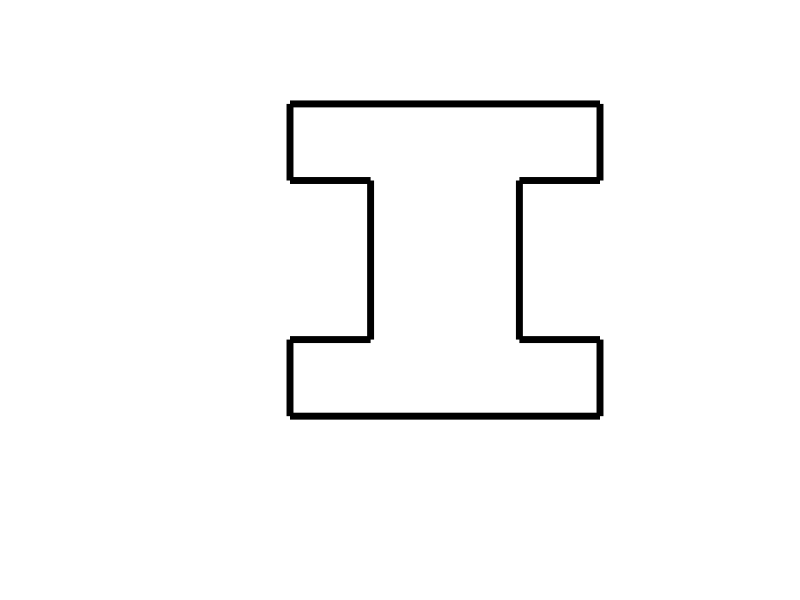

MATLAB code for this plot: (Note: this script raises an error after producing the figure.)
%Generates *.xml scripts for Moodle Embedded answers [cloze] 
%question name - I beam level 1
%Created by Stecia-Marie Fletcher for the project ,'Intoducing e-learning
%environments to the Biomedical Engineering Programme', supervised by Dr. Pilar 
%Garcia Souto
%UCL Department: Medical Physics and Bioengineering
%Date: July 2014
%version 1.0


ibeam=fopen('ibeam.xml','w');

fprintf(ibeam,'%s','<?xml version="1.0" encoding="UTF-8"?>');
fprintf(ibeam,'\n%s','<quiz>');

for i =1:1:100
    
%%%%%%%START PLOTTING I-BEAM%%%%%%%%%%%%%%%

W=randi([20,30]);
m=plot([0,W],[0,0],'Color','black','linewidth',5);

hold on

l1=randi([10,15]);
plot([0,0],[0,l1],'Color','black','linewidth',5);

plot([W,W],[0,l1],'Color','black','linewidth',5);

w=randi([7,12]);
a=(W-w)/2;
b=a+w;
plot([0,a],[l1,l1],'Color','black','linewidth',5);
plot([b,W],[l1,l1],'Color','black','linewidth',5);

l2=randi([20,30]);
plot([a,a],[l1,(l1+l2)],'Color','black','linewidth',5);
plot([b,b],[l1,(l1+l2)],'Color','black','linewidth',5);

plot([0,a],[(l1+l2),(l1+l2)],'Color','black','linewidth',5);
plot([b,W],[(l1+l2),(l1+l2)],'Color','black','linewidth',5);

L=(2*l1)+l2;

l3=l1;

w1=W;

plot([0,0],[(l1+l2),L],'Color','black','linewidth',5);
plot([W,W],[(l1+l2),L],'Color','black','linewidth',5);

plot([0,W],[L,L],'Color','black','linewidth',5);

axis([-15 (W+10) -20 (L+10)])
axis off

%labelling the beam

arrow([(W/2),-5],[W,-5],'linewidth',2);
arrow([(W/2),-5],[0,-5],'linewidth',2);

arrow([-5,(L/2)],[-5,L],'linewidth',2);
arrow([-5,(L/2)],[-5,0],'linewidth',2);

arrow([(a-2.5),(L/2)],[(a-2.5),(l1+l2)],'linewidth',2);
arrow([(a-2.5),(L/2)],[(a-2.5),l1],'linewidth',2);

arrow([(W/2),(l1+2.5)],[a,(l1+2.5)],'linewidth',2);
arrow([(W/2),(l1+2.5)],[b,(l1+2.5)],'linewidth',2);


Wlabel=strcat(num2str(W),'mm');
Llabel=strcat(num2str(L),'mm');
wlabel=strcat(num2str(w),'mm');
llabel=strcat(num2str(l2),'mm');

text((W/2.5),-10,Wlabel,'fontsize',12,'fontweight','bold');
text(-12,(L/2),Llabel,'fontsize',12,'fontweight','bold');
text((W/2.5),(l1-2.5),wlabel,'fontsize',12,'fontweight','bold');
text((a-9),(L/2),llabel,'fontsize',12,'fontweight','bold');
text(W+1,l1/2,'a','fontsize',12,'fontweight','bold');
text(W+1,l1+l2+l1/2,'a','fontsize',12,'fontweight','bold');
text(a/2,l1-3,'b','fontsize',12,'fontweight','bold');
text(b+a/2,l1-3,'b','fontsize',12,'fontweight','bold');
text(a/2,l1+l2+3,'b','fontsize',12,'fontweight','bold');
text(b+a/2,l1+l2+3,'b','fontsize',12,'fontweight','bold');

%Indicating level

rectangle('Position',[W-10,L+6,2,3],'Curvature',[1,1],'LineWidth',1.5,'FaceColor','y');
rectangle('Position',[W-7,L+6,2,3],'Curvature',[1,1],'LineWidth',1.5,'FaceColor','y');
rectangle('Position',[W-4,L+6,2,3],'Curvature',[1,1],'LineWidth',1.5);
rectangle('Position',[W-1,L+6,2,3],'Curvature',[1,1],'LineWidth',1.5);
rectangle('Position',[W+2,L+6,2,3],'Curvature',[1,1],'LineWidth',1.5);

hold off

beami=strcat('ibeam1_',num2str(i),'.jpg');
saveas(m,beami);

%%%%%%%%%%%%%END PLOTTING I-BEAM%%%%%%%%%%%%%

%%%%%%%%%%%%%START CALCULATING ANSWERS%%%%%%%%%%%%%

%Centroid

A1=l3*w1;
A2=l2*w;
A3=l1*W;

AT=A1+A2+A3;

y1=L-(l3/2);
y2=l1+(l2/2);
y3=(l1/2);

y_cm=((A1*y1)+(A2*y2)+(A3*y3))/AT;

x1=w1/2;
x2=a+(w/2);
x3=W/2;

x_cm=((A1*x1)+(A2*x2)+(A3*x3))/AT;

%Ix and Iy

%wrt x

d1_x=y1-y_cm;
d2_x=y2-y_cm;
d3_x=y3-y_cm;

%wrt y

d1_y=x1-x_cm;
d2_y=x2-x_cm;
d3_y=x3-x_cm;

I_NA_x_1=w1*(l3^3)/12;
I_NA_x_2=w*(l2^3)/12;
I_NA_x_3=W*(l1^3)/12; 

IX_1=I_NA_x_1+A1*(d1_x^2);
IX_2=I_NA_x_2+A2*(d2_x^2);
IX_3=I_NA_x_3+A3*(d3_x^2);

Ix=IX_1+IX_2+IX_3;

E_Ix=0.01*Ix;

I_NA_y_1=l3*(w1^3)/12;
I_NA_y_2=l2*(w^3)/12;
I_NA_y_3=l1*(W^3)/12;

IY_1=I_NA_y_1+A1*(d1_y^2);
IY_2=I_NA_y_2+A2*(d2_y^2);
IY_3=I_NA_y_3+A3*(d3_y^2);

Iy=IY_1+IY_2+IY_3;

E_Iy=0.01*Iy;

%%%%%%%%%%%%%END CALCULATING ANSWERS%%%%%%%%%%%%%

fprintf(ibeam,'\n<!--question: %d -->',i);
fprintf(ibeam,'\n%s','<question type="cloze">');
fprintf(ibeam,'\n%s','<name>');
fprintf(ibeam,'\n<text>I-beam %d (Level 1)</text>',i);
fprintf(ibeam,'\n%s','</name>');

fprintf(ibeam,'\n%s','<questiontext format="html">');
fprintf(ibeam,'\n%s','<text>');
fprintf(ibeam,'%s','<![CDATA[<p><img style="margin-right: auto; margin-left: auto; display: block;"');
fprintf(ibeam,' src="http://www.ucl.ac.uk/~wmapsfl/moodle/I-beam/Ibeam_1/ibeam1_%d.jpg" alt="Beamplot" width="561" height="420"/></p>',i);
fprintf(ibeam,'\n%s','<p style="text-align: center;">Given an I-beam with dimensions as indicated in the image above,');
fprintf(ibeam,'%s',' find the x and y coordinates of the centroid, to 1 d.p., in mm.</p>');
fprintf(ibeam,'\n%s','<p style="text-align: center;">Centroid = ');
fprintf(ibeam,'({1:NUMERICAL:=%6.1f#Excellent!~*#I''m sorry}  ,  {1:NUMERICAL:=%6.1f#Excellent!~*#I''m sorry})  mm </p>',x_cm,y_cm);

fprintf(ibeam,'\n%s','<p style="text-align: center;"> Calculate the second moments of inertia of the given area with respect to both x and y.</p>');
fprintf(ibeam,'\n%s','<p style="text-align: center;"> Give your answer to the nearest whole number and in mm<sup>4</sup>.</p>');

fprintf(ibeam,'\n%s','<p style="text-align: center;">I<sub>x</sub> = ');
fprintf(ibeam,'{2:NUMERICAL:=%3.0f:%1.0f#Excellent!~*#I''m sorry} mm<sup>4</sup></p>',Ix,E_Ix);
fprintf(ibeam,'\n%s','<p style="text-align: center;">I<sub>y</sub> = ');
fprintf(ibeam,'{2:NUMERICAL:=%3.0f:%1.0f#Excellent!~*#I''m sorry} mm<sup>4</sup></p>]]>',Iy,E_Iy);
fprintf(ibeam,'%s','</text>');

fprintf(ibeam,'\n%s','</questiontext>');

fprintf(ibeam,'\n%s','<generalfeedback format="html">');
fprintf(ibeam,'\n%s','<text><![CDATA[<p>The shape is symmetric in both x and y, so the centroid is right in the middle of the area.</p>');
fprintf(ibeam,'%s','<p>In order to calculate the moments of inertia, it may be useful to split the area into different segments, in order to simplify the problem.</p>');
fprintf(ibeam,'%s',']]></text>');
fprintf(ibeam,'\n%s','</generalfeedback>');


fprintf(ibeam,'\n%s','</question>');
end


fprintf(ibeam,'\n%s','</quiz>');